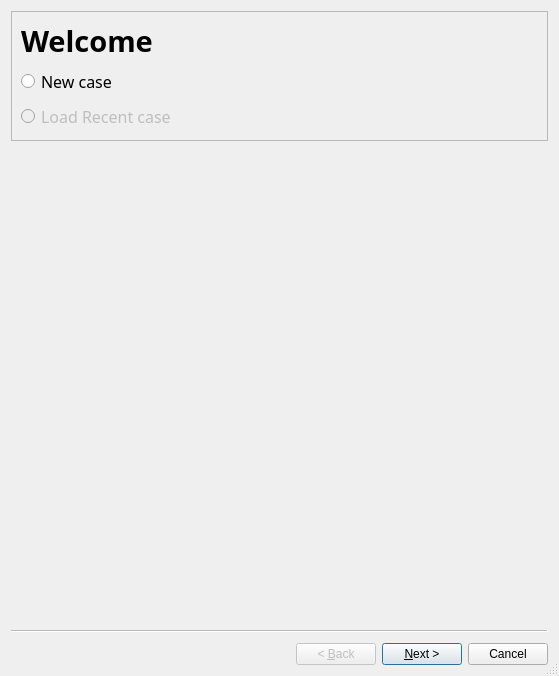
<?xml version="1.0" encoding="UTF-8"?>
<ui version="4.0">
 <class>Wizard</class>
 <widget class="QWizard" name="Wizard">
  <property name="enabled">
   <bool>true</bool>
  </property>
  <property name="geometry">
   <rect>
    <x>0</x>
    <y>0</y>
    <width>559</width>
    <height>676</height>
   </rect>
  </property>
  <property name="minimumSize">
   <size>
    <width>559</width>
    <height>676</height>
   </size>
  </property>
  <property name="maximumSize">
   <size>
    <width>559</width>
    <height>676</height>
   </size>
  </property>
  <property name="tabletTracking">
   <bool>false</bool>
  </property>
  <property name="windowTitle">
   <string>Initialize</string>
  </property>
  <property name="sizeGripEnabled">
   <bool>true</bool>
  </property>
  <widget class="QWizardPage" name="wizardPage1">
   <property name="autoFillBackground">
    <bool>true</bool>
   </property>
   <attribute name="pageId">
    <string notr="true">0</string>
   </attribute>
   <layout class="QVBoxLayout" name="verticalLayout_2">
    <property name="leftMargin">
     <number>0</number>
    </property>
    <property name="topMargin">
     <number>0</number>
    </property>
    <property name="rightMargin">
     <number>0</number>
    </property>
    <property name="bottomMargin">
     <number>0</number>
    </property>
    <item>
     <widget class="QFrame" name="frame">
      <property name="frameShape">
       <enum>QFrame::StyledPanel</enum>
      </property>
      <property name="frameShadow">
       <enum>QFrame::Raised</enum>
      </property>
      <layout class="QGridLayout" name="gridLayout">
       <item row="3" column="0">
        <widget class="QRadioButton" name="radioButton_2">
         <property name="enabled">
          <bool>false</bool>
         </property>
         <property name="font">
          <font>
           <family>맑은 고딕</family>
           <pointsize>12</pointsize>
          </font>
         </property>
         <property name="text">
          <string>Load Recent case</string>
         </property>
        </widget>
       </item>
       <item row="0" column="0">
        <widget class="QLabel" name="label">
         <property name="font">
          <font>
           <family>맑은 고딕</family>
           <pointsize>22</pointsize>
           <weight>75</weight>
           <bold>true</bold>
          </font>
         </property>
         <property name="text">
          <string>Welcome</string>
         </property>
        </widget>
       </item>
       <item row="2" column="0">
        <widget class="QRadioButton" name="radioButton">
         <property name="font">
          <font>
           <family>맑은 고딕</family>
           <pointsize>12</pointsize>
          </font>
         </property>
         <property name="text">
          <string>New case</string>
         </property>
        </widget>
       </item>
      </layout>
     </widget>
    </item>
   </layout>
  </widget>
  <widget class="QWizardPage" name="wizardPage2">
   <property name="title">
    <string/>
   </property>
   <property name="subTitle">
    <string/>
   </property>
   <attribute name="pageId">
    <string notr="true">1</string>
   </attribute>
   <widget class="QLabel" name="label_2">
    <property name="geometry">
     <rect>
      <x>10</x>
      <y>40</y>
      <width>121</width>
      <height>21</height>
     </rect>
    </property>
    <property name="font">
     <font>
      <family>맑은 고딕</family>
      <pointsize>12</pointsize>
     </font>
    </property>
    <property name="text">
     <string>Case name : </string>
    </property>
   </widget>
   <widget class="QTextEdit" name="textEdit">
    <property name="geometry">
     <rect>
      <x>130</x>
      <y>40</y>
      <width>381</width>
      <height>31</height>
     </rect>
    </property>
    <property name="font">
     <font>
      <family>맑은 고딕</family>
      <pointsize>12</pointsize>
     </font>
    </property>
    <property name="verticalScrollBarPolicy">
     <enum>Qt::ScrollBarAlwaysOff</enum>
    </property>
    <property name="horizontalScrollBarPolicy">
     <enum>Qt::ScrollBarAlwaysOff</enum>
    </property>
    <property name="html">
     <string>&lt;!DOCTYPE HTML PUBLIC &quot;-//W3C//DTD HTML 4.0//EN&quot; &quot;http://www.w3.org/TR/REC-html40/strict.dtd&quot;&gt;
&lt;html&gt;&lt;head&gt;&lt;meta name=&quot;qrichtext&quot; content=&quot;1&quot; /&gt;&lt;style type=&quot;text/css&quot;&gt;
p, li { white-space: pre-wrap; }
&lt;/style&gt;&lt;/head&gt;&lt;body style=&quot; font-family:'맑은 고딕'; font-size:12pt; font-weight:400; font-style:normal;&quot;&gt;
&lt;p style=&quot;-qt-paragraph-type:empty; margin-top:0px; margin-bottom:0px; margin-left:0px; margin-right:0px; -qt-block-indent:0; text-indent:0px;&quot;&gt;&lt;br /&gt;&lt;/p&gt;&lt;/body&gt;&lt;/html&gt;</string>
    </property>
   </widget>
   <widget class="QLabel" name="label_3">
    <property name="geometry">
     <rect>
      <x>10</x>
      <y>90</y>
      <width>211</width>
      <height>31</height>
     </rect>
    </property>
    <property name="font">
     <font>
      <family>맑은 고딕</family>
      <pointsize>12</pointsize>
     </font>
    </property>
    <property name="text">
     <string>Select Target Disk</string>
    </property>
   </widget>
   <widget class="QListWidget" name="listWidget">
    <property name="geometry">
     <rect>
      <x>10</x>
      <y>130</y>
      <width>481</width>
      <height>201</height>
     </rect>
    </property>
   </widget>
   <widget class="QProgressBar" name="progressBar">
    <property name="geometry">
     <rect>
      <x>20</x>
      <y>350</y>
      <width>481</width>
      <height>23</height>
     </rect>
    </property>
    <property name="value">
     <number>0</number>
    </property>
   </widget>
  </widget>
  <widget class="QWizardPage" name="wizardPage3">
   <property name="contextMenuPolicy">
    <enum>Qt::NoContextMenu</enum>
   </property>
   <property name="toolTipDuration">
    <number>-1</number>
   </property>
   <attribute name="pageId">
    <string notr="true">2</string>
   </attribute>
   <widget class="QLabel" name="label_4">
    <property name="geometry">
     <rect>
      <x>10</x>
      <y>20</y>
      <width>281</width>
      <height>31</height>
     </rect>
    </property>
    <property name="font">
     <font>
      <family>맑은 고딕</family>
      <pointsize>12</pointsize>
     </font>
    </property>
    <property name="text">
     <string>Creating case has finished.</string>
    </property>
   </widget>
  </widget>
 </widget>
 <resources/>
 <connections>
  <connection>
   <sender>Wizard</sender>
   <signal>accepted()</signal>
   <receiver>Wizard</receiver>
   <slot>next()</slot>
   <hints>
    <hint type="sourcelabel">
     <x>415</x>
     <y>651</y>
    </hint>
    <hint type="destinationlabel">
     <x>415</x>
     <y>651</y>
    </hint>
   </hints>
  </connection>
  <connection>
   <sender>listWidget</sender>
   <signal>pressed(QModelIndex)</signal>
   <receiver>Wizard</receiver>
   <slot>selectPhyDrive_button(QModelIndex)</slot>
   <hints>
    <hint type="sourcelabel">
     <x>103</x>
     <y>415</y>
    </hint>
    <hint type="destinationlabel">
     <x>11</x>
     <y>591</y>
    </hint>
   </hints>
  </connection>
  <connection>
   <sender>radioButton</sender>
   <signal>clicked()</signal>
   <receiver>Wizard</receiver>
   <slot>setNewCase_button()</slot>
   <hints>
    <hint type="sourcelabel">
     <x>107</x>
     <y>188</y>
    </hint>
    <hint type="destinationlabel">
     <x>70</x>
     <y>541</y>
    </hint>
   </hints>
  </connection>
 </connections>
 <slots>
  <slot>selectPhyDrive_button(QModelIndex)</slot>
  <slot>setNewCase_button()</slot>
  <slot>parseHFS_event()</slot>
 </slots>
</ui>
